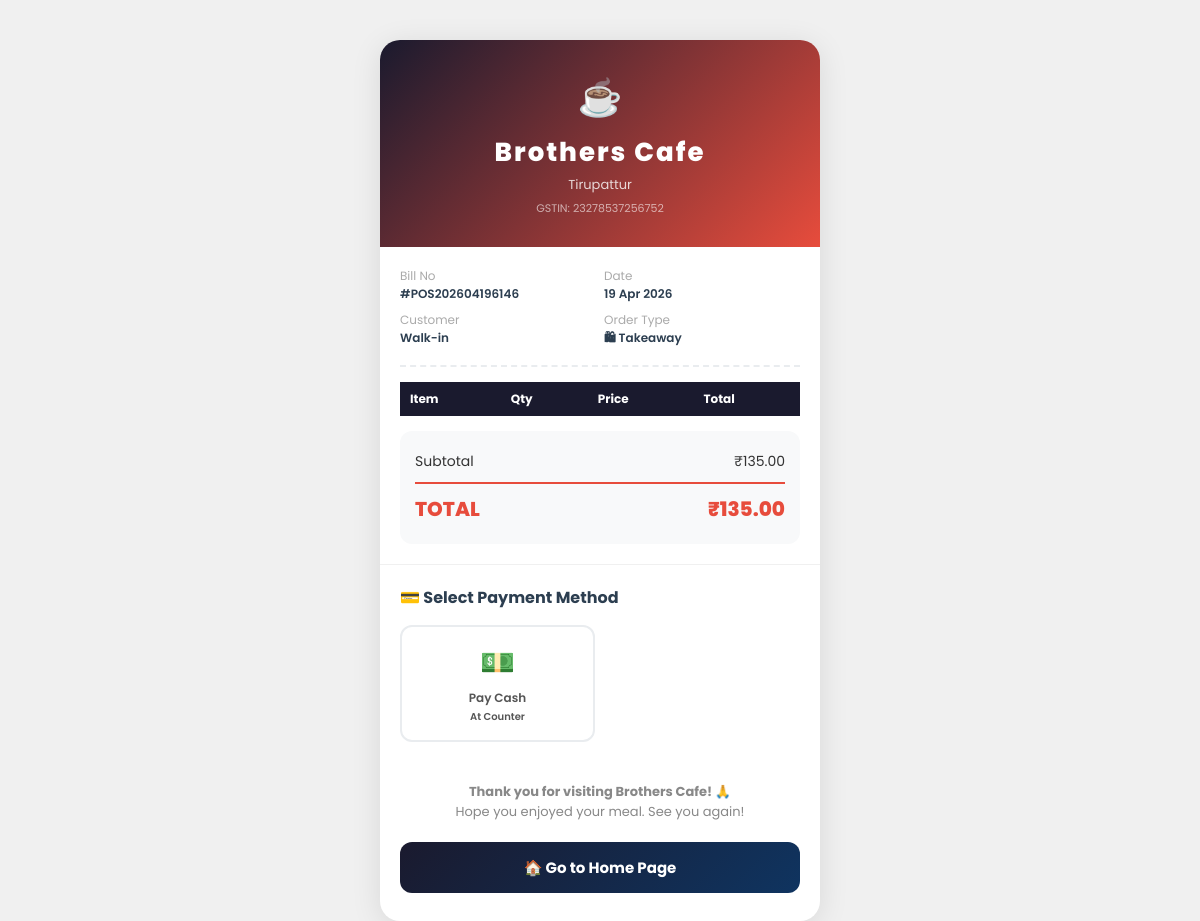
The app's page /order/1/bill/ with its own data.
### restaurant/models.py (models this page shows, shortened)
class ShopSettings(models.Model):
    shop_name = models.CharField(max_length=200, default="Brothers Cafe")
    location = models.CharField(max_length=200, default="Tirupattur")
    gstin = models.CharField(max_length=50, default="", blank=True, help_text='GSTIN number')
    fssai_number = models.CharField(max_length=50, default="", blank=True, help_text='FSSAI License Number (Food Safety)')
    phone = models.CharField(max_length=20, blank=True)
    email = models.EmailField(blank=True)
    address = models.TextField(blank=True)
    logo = models.ImageField(upload_to='shop/', blank=True, null=True)
    upi_qr_code = models.ImageField(upload_to='qr_codes/', blank=True, null=True,
                                     help_text="Upload QR code image for online payments")
    upi_id = models.CharField(max_length=100, blank=True, help_text="e.g. brotherscafe@upi")
    default_discount_percent = models.DecimalField(max_digits=5, decimal_places=2, default=0,
                                                    help_text="Default discount % shown on bills")
    default_parcel_charge = models.DecimalField(max_digits=6, decimal_places=2, default=0,
                                                 help_text="Default parcel charge per item for takeaway orders (overridden by item-level charge)")
    class Meta:
        verbose_name = "Shop Settings"
        verbose_name_plural = "Shop Settings"

class Order(models.Model):
    STATUS_CHOICES = [
        ('pending', 'Pending'),
        ('accepted', 'Accepted'),
        ('preparing', 'Preparing'),
        ('ready', 'Ready'),
        ('completed', 'Completed'),
        ('cancelled', 'Cancelled'),
    ]
    PAYMENT_STATUS = [
        ('unpaid', 'Unpaid'),
        ('online_pending', 'Online Payment Pending'),
        ('paid_online', 'Paid Online'),
        ('paid_offline', 'Paid Offline'),
    ]
    table = models.ForeignKey(Table, on_delete=models.SET_NULL, null=True, related_name='orders')
    customer_name = models.CharField(max_length=100)
    customer_phone = models.CharField(max_length=15)
    special_instructions = models.TextField(blank=True)
    status = models.CharField(max_length=20, choices=STATUS_CHOICES, default='pending')
    payment_status = models.CharField(max_length=20, choices=PAYMENT_STATUS, default='unpaid')
    payment_method = models.CharField(max_length=20, blank=True)  # 'online' or 'offline'
    order_type = models.CharField(max_length=20, default='dine_in',
        choices=[('dine_in', 'Dine In'), ('takeaway', 'Takeaway')])
    subtotal = models.DecimalField(max_digits=10, decimal_places=2, default=0)
    parcel_charge = models.DecimalField(max_digits=10, decimal_places=2, default=0, help_text='Total parcel charge for takeaway orders')
    discount_percent = models.DecimalField(max_digits=5, decimal_places=2, default=0)
    discount_amount = models.DecimalField(max_digits=10, decimal_places=2, default=0)
    total_amount = models.DecimalField(max_digits=10, decimal_places=2, default=0)
    created_at = models.DateTimeField(auto_now_add=True)
    updated_at = models.DateTimeField(auto_now=True)
    completed_at = models.DateTimeField(null=True, blank=True)
    order_number = models.CharField(max_length=20, unique=True, blank=True)
    staff_notified = models.BooleanField(default=False)
    parent_order = models.ForeignKey('self', on_delete=models.SET_NULL, null=True, blank=True, related_name='reorders', help_text='If this is a reorder, points to the original order')
    class Meta:
        ordering = ['-created_at']

### restaurant/views.py (the view)
# urls.py: path('order/<int:order_id>/bill/', views.bill_view, name='bill'),
def bill_view(request, order_id):
    order = get_object_or_404(Order, id=order_id)
    shop = get_shop()
    root_order = order
    while root_order.parent_order:
        root_order = root_order.parent_order
    all_orders_check = [root_order] + list(root_order.reorders.order_by('created_at'))
    all_done = all(o.status == 'completed' for o in all_orders_check)
    if not all_done:
        return render(request, 'restaurant/waiting_for_bill.html', {'order': root_order, 'shop': shop})
    all_orders = [root_order] + list(root_order.reorders.order_by('created_at'))
    combined_items = []
    for o in all_orders:
        for item in o.items.select_related('menu_item').all():
            combined_items.append({
                'order_number': o.order_number,
                'name': item.menu_item.name,
                'notes': item.notes,
                'quantity': item.quantity,
                'unit_price': item.unit_price,
                'total_price': item.total_price,
                'is_reorder': o.parent_order is not None,
            })
    combined_subtotal = sum(o.subtotal for o in all_orders)
    def get_order_parcel(o):
        if o.parcel_charge:
            return o.parcel_charge
        m = re.search(r'\[Parcel Charge: ₹([\d.]+)\]', o.special_instructions or '')
        from decimal import Decimal as D
        return D(m.group(1)) if m else D('0')
    combined_parcel   = sum(get_order_parcel(o) for o in all_orders)
    discount_percent  = root_order.discount_percent
    discount_amount   = sum(o.discount_amount for o in all_orders)
    combined_total    = combined_subtotal + combined_parcel - discount_amount
    return render(request, 'restaurant/bill.html', {
        'order': order,
        'root_order': root_order,
        'all_orders': all_orders,
        'combined_items': combined_items,
        'combined_subtotal': combined_subtotal,
        'combined_parcel': combined_parcel,
        'discount_percent': discount_percent,
        'discount_amount': discount_amount,
        'combined_total': combined_total,
        'has_reorders': len(all_orders) > 1,
        'shop': shop,
    })

### restaurant/views.py (called while the page is built)
def get_shop():
    return ShopSettings.objects.first()

### brothers_cafe/restaurant/templates/restaurant/bill.html (shortened to what this page needs)
{% extends 'restaurant/base.html' %}
{% block content %}
<div class="bill-page">
    <div class="bill-card">
        <div class="bill-header">
            <div style="font-size:36px;margin-bottom:8px">☕</div>
            <div class="bill-cafe">{{ shop.shop_name|default:"BROTHERS CAFE" }}</div>
            <div class="bill-location">{{ shop.location|default:"Tirupattur" }}</div>
            <div class="bill-gstin">GSTIN: {{ shop.gstin|default:"23278537256752" }}</div>
        </div>
        <div class="bill-body">
            <div class="bill-info-grid">
                <div class="bill-info-item">
                    <div class="bill-info-label">Bill No</div>
                    <div class="bill-info-val">#{{ order.order_number }}</div>
                </div>
                <div class="bill-info-item">
                    <div class="bill-info-label">Date</div>
                    <div class="bill-info-val">{{ order.created_at|date:"d M Y" }}</div>
                </div>
                <div class="bill-info-item">
                    <div class="bill-info-label">Customer</div>
                    <div class="bill-info-val">{{ order.customer_name }}</div>
                </div>
                <div class="bill-info-item">
                    <div class="bill-info-label">Order Type</div>
                    <div class="bill-info-val">{% if order.table %}&#x1F37D; Dine In{% else %}&#x1F6CD; Takeaway{% endif %}</div>
                </div>
            </div>
            <hr class="bill-divider">
            <table class="items-table">
                <thead>
                    <tr>
                        <th>Item</th>
                        <th>Qty</th>
                        <th>Price</th>
                        <th>Total</th>
                    </tr>
                </thead>
            </table>
            <div class="total-section">
                <div class="total-row">
                    <span>Subtotal</span>
                    <span>₹{{ combined_subtotal }}</span>
                </div>
                <div class="total-row grand-total">
                    <span>TOTAL</span>
                    <span>₹{{ combined_total }}</span>
                </div>
            </div>
        </div>
        <div class="payment-section">
            {% if order.payment_status == 'paid_online' or order.payment_status == 'paid_offline' %}
            <div class="paid-badge">
                <div class="paid-icon">✅</div>
                <div class="paid-text">Payment Complete!</div>
                <div style="font-size:12px;margin-top:5px">{{ order.get_payment_status_display }}</div>
            </div>
            {% else %}
            <div class="pay-title">💳 Select Payment Method</div>
            <div class="pay-options">
                <button class="pay-btn" onclick="payOffline()">
                    <div class="pay-btn-icon">💵</div>
                    <div class="pay-btn-label">Pay Cash<br><small>At Counter</small></div>
                </button>
            </div>
            {% endif %}
        </div>
        <div class="thank-you">
            <strong>Thank you for visiting Brothers Cafe! 🙏</strong><br>
            Hope you enjoyed your meal. See you again!
        </div>
        <div style="padding:0 20px 28px;">
            <a href="{% if order.table %}/table/{{ order.table.id }}/menu/{% else %}/takeaway/{% endif %}" style="display:block;width:100%;padding:14px;background:linear-gradient(135deg,#1a1a2e,#0f3460);color:white;border:none;border-radius:12px;font-size:15px;font-weight:700;cursor:pointer;font-family:'Poppins',sans-serif;text-align:center;text-decoration:none;box-sizing:border-box;">
                &#x1F3E0; Go to Home Page
            </a>
        </div>
    </div>
</div>
{% endblock %}

### brothers_cafe/restaurant/templates/restaurant/base.html (style rules this page uses)
* { margin: 0; padding: 0; box-sizing: border-box; }
body { font-family: 'Poppins', sans-serif; background: #f8f9fa; color: #333; }
:root { --primary: #e74c3c; --primary-dark: #c0392b; --secondary: #2c3e50; --accent: #f39c12; --success: #27ae60; --light: #ecf0f1; --dark: #1a1a2e; }

### brothers_cafe/restaurant/templates/restaurant/bill.html (style rules this page uses)
body { background: #f0f0f0; }
.bill-page { max-width: 480px; margin: 20px auto; padding: 20px; }
.bill-card { background: white; border-radius: 20px; overflow: hidden; box-shadow: 0 5px 30px rgba(0,0,0,0.1); }
.bill-header { background: linear-gradient(135deg, #1a1a2e, #e74c3c); color: white; text-align: center; padding: 30px 20px; }
.bill-cafe { font-size: 26px; font-weight: 800; letter-spacing: 2px; }
.bill-location { opacity: 0.8; font-size: 13px; margin-top: 3px; }
.bill-gstin { opacity: 0.6; font-size: 11px; margin-top: 5px; }
.bill-divider { border: none; border-top: 2px dashed #e9ecef; margin: 15px 0; }
.bill-body { padding: 20px; }
.bill-info-grid { display: grid; grid-template-columns: 1fr 1fr; gap: 8px; margin-bottom: 15px; }
.bill-info-item { font-size: 12px; }
.bill-info-label { color: #aaa; }
.bill-info-val { font-weight: 600; color: #2c3e50; }
.items-table { width: 100%; border-collapse: collapse; margin-bottom: 15px; }
.items-table th { background: #1a1a2e; color: white; padding: 8px 10px; font-size: 12px; text-align: left; }
.total-section { background: #f8f9fa; border-radius: 12px; padding: 15px; }
.total-row { display: flex; justify-content: space-between; padding: 5px 0; font-size: 14px; }
.grand-total { font-size: 20px; font-weight: 800; color: #e74c3c; border-top: 2px solid #e74c3c; padding-top: 10px; margin-top: 5px; }
.payment-section { padding: 20px; border-top: 1px solid #f0f0f0; }
.pay-title { font-size: 16px; font-weight: 700; margin-bottom: 15px; color: #2c3e50; }
.pay-options { display: grid; grid-template-columns: 1fr 1fr; gap: 10px; }
.pay-btn { padding: 15px; border: 2px solid #e9ecef; border-radius: 12px; background: white; cursor: pointer; text-align: center; font-family: 'Poppins', sans-serif; transition: 0.2s; }
.pay-btn-icon { font-size: 28px; margin-bottom: 5px; }
.pay-btn-label { font-size: 12px; font-weight: 600; color: #555; }
.thank-you { text-align: center; padding: 20px; color: #888; font-size: 13px; }

### records on screen
ShopSettings: shop_name "Brothers Cafe", location "Tirupattur", gstin "23278537256752"
Order: order_number "POS202604196146", created_at "19 Apr 2026", customer_name "Walk-in"

### other values on screen
{{ combined_subtotal }} "135.00"
{{ combined_total }} "135.00"
